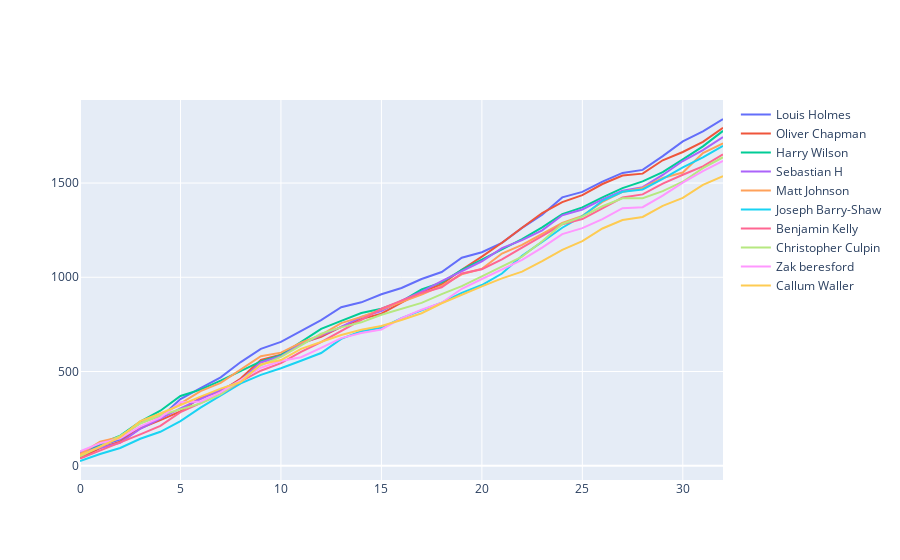

The code cell stored with this chart in its notebook:
### Code cell
plot_timeseries(gameweek_totals_df,team_data_df)
